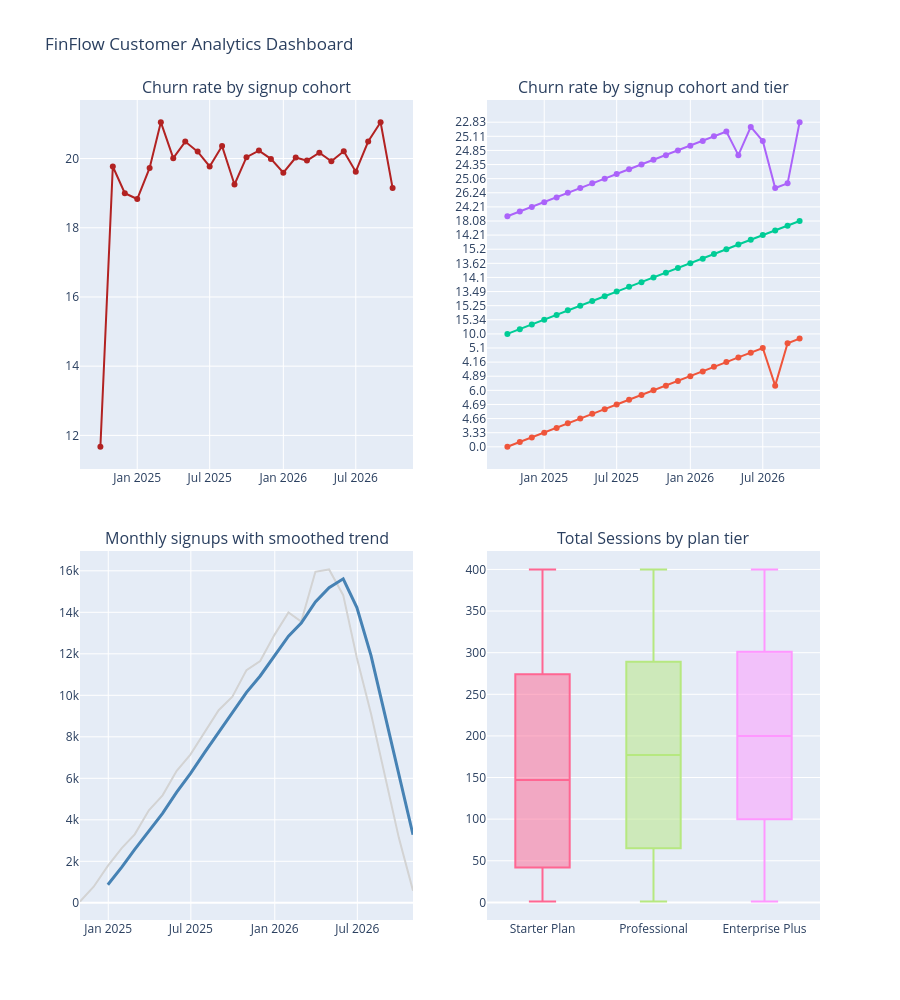

This figure's notebook cell:
### Markdown cell above
I would choose the box plot because it shows the distribution of total sessions across plan tiers, including the median, spread, and potential outliers, which the other charts don't clearly reveal.

### Code cell
#Combine into a single HTML
deck = make_subplots(
    rows=2, cols=2,
    subplot_titles= [
        'Churn rate by signup cohort',
        'Churn rate by signup cohort and tier',
        'Monthly signups with smoothed trend',
        'Total Sessions by plan tier'
    ],
     vertical_spacing=0.10
)
# Chart 1: Overall cohort churn
deck.add_trace(
    go.Scatter(
        x=cohort_churn['signup_cohort'].astype(str),
        y=cohort_churn['churn_rate_pct'],
        mode='lines+markers',
        name='Overall churn',
        line=dict(color='firebrick')
    ),
    row=1, col=1
)

# Chart 2: Cohort churn by tier

for tier in cohort_long['marketing_name'].unique():
    tier_data = cohort_long[
        cohort_long['marketing_name'] == tier
    ]

    deck.add_trace(
        go.Scatter(
            x=tier_data['signup_cohort'].astype(str),
            y=tier_data['churn_rate_pct'],
            mode='lines+markers',
            name=tier
        ),
        row=1, col=2
    )

# Chart 3: Monthly signups
deck.add_trace(
    go.Scatter(
        x=monthly_signups['signup_date'],
        y=monthly_signups['signups'],
        mode='lines',
        name='Monthly signups',
        line=dict(color='lightgray')
    ),
    row=2, col=1
)

deck.add_trace(
    go.Scatter(
        x=monthly_signups['signup_date'],
        y=monthly_signups['signups_smoothed'],
        mode='lines',
        name='3-month average',
        line=dict(color='steelblue', width=3)
    ),
    row=2, col=1
)

# Chart 4: Total sessions by plan tier
for tier in df['marketing_name'].unique():
    deck.add_trace(
        go.Box(
            y=df.loc[
                df['marketing_name'] == tier,
                'total_sessions'
            ],
            name=tier
        ),
        row=2, col=2
    )

# Dashboard layout
deck.update_layout(
    title='FinFlow Customer Analytics Dashboard',
    height=1000,
    showlegend=False
)

deck.write_html("finflow-friday-deck-final.html")
print('saved file')
deck.show()

### Figure 1 — Plotly figure (JSON) as saved in the notebook; plotly's stock layout.template omitted (floating-point values rounded to 4 significant figures; data arrays with more than 128 entries replaced by an {"elided": "..."} marker saying what was removed)
{"data": [{"line": {"color": "firebrick"}, "mode": "lines+markers", "name": "Overall churn", "type": "scatter", "x": ["2024-10", "2024-11", "2024-12", "2025-01", "2025-02", "2025-03", "2025-04", "2025-05", "2025-06", "2025-07", "2025-08", "2025-09", "2025-10", "2025-11", "2025-12", "2026-01", "2026-02", "2026-03", "2026-04", "2026-05", "2026-06", "2026-07", "2026-08", "2026-09", "2026-10"], "xaxis": "x", "y": [11.67, 19.77, 19.0, 18.83, 19.73, 21.05, 20.01, 20.49, 20.2, 19.77, 20.36, 19.25, 20.04, 20.23, 19.99, 19.59, 20.03, 19.94, 20.17, 19.92, 20.21, 19.62, 20.49, 21.05, 19.15], "yaxis": "y"}, {"mode": "lines+markers", "name": "Enterprise Plus", "type": "scatter", "x": ["2024-10", "2024-11", "2024-12", "2025-01", "2025-02", "2025-03", "2025-04", "2025-05", "2025-06", "2025-07", "2025-08", "2025-09", "2025-10", "2025-11", "2025-12", "2026-01", "2026-02", "2026-03", "2026-04", "2026-05", "2026-06", "2026-07", "2026-08", "2026-09", "2026-10"], "xaxis": "x2", "y": ["0.0", "4.65", "3.59", "3.33", "4.9", "5.52", "4.66", "4.03", "6.03", "4.69", "3.91", "5.27", "6.0", "6.18", "3.68", "4.89", "5.08", "5.6", "4.16", "5.33", "4.38", "5.1", "6.18", "5.19", "1.61"], "yaxis": "y2"}, {"mode": "lines+markers", "name": "Professional", "type": "scatter", "x": ["2024-10", "2024-11", "2024-12", "2025-01", "2025-02", "2025-03", "2025-04", "2025-05", "2025-06", "2025-07", "2025-08", "2025-09", "2025-10", "2025-11", "2025-12", "2026-01", "2026-02", "2026-03", "2026-04", "2026-05", "2026-06", "2026-07", "2026-08", "2026-09", "2026-10"], "xaxis": "x2", "y": ["10.0", "12.35", "12.57", "15.34", "14.27", "16.02", "15.25", "16.12", "15.21", "13.49", "15.75", "13.4", "14.1", "16.01", "15.57", "13.62", "14.87", "14.22", "15.2", "14.83", "15.22", "14.21", "16.19", "16.81", "18.08"], "yaxis": "y2"}, {"mode": "lines+markers", "name": "Starter Plan", "type": "scatter", "x": ["2024-10", "2024-11", "2024-12", "2025-01", "2025-02", "2025-03", "2025-04", "2025-05", "2025-06", "2025-07", "2025-08", "2025-09", "2025-10", "2025-11", "2025-12", "2026-01", "2026-02", "2026-03", "2026-04", "2026-05", "2026-06", "2026-07", "2026-08", "2026-09", "2026-10"], "xaxis": "x2", "y": ["15.62", "26.74", "24.21", "23.27", "25.05", "26.24", "24.93", "25.57", "25.06", "25.41", "25.27", "24.35", "25.43", "24.97", "24.85", "25.03", "24.98", "25.11", "25.29", "24.97", "25.42", "24.98", "24.93", "25.57", "22.83"], "yaxis": "y2"}, {"line": {"color": "lightgray"}, "mode": "lines", "name": "Monthly signups", "type": "scatter", "x": ["2024-10-31T00:00:00.000000", "2024-11-30T00:00:00.000000", "2024-12-31T00:00:00.000000", "2025-01-31T00:00:00.000000", "2025-02-28T00:00:00.000000", "2025-03-31T00:00:00.000000", "2025-04-30T00:00:00.000000", "2025-05-31T00:00:00.000000", "2025-06-30T00:00:00.000000", "2025-07-31T00:00:00.000000", "2025-08-31T00:00:00.000000", "2025-09-30T00:00:00.000000", "2025-10-31T00:00:00.000000", "2025-11-30T00:00:00.000000", "2025-12-31T00:00:00.000000", "2026-01-31T00:00:00.000000", "2026-02-28T00:00:00.000000", "2026-03-31T00:00:00.000000", "2026-04-30T00:00:00.000000", "2026-05-31T00:00:00.000000", "2026-06-30T00:00:00.000000", "2026-07-31T00:00:00.000000", "2026-08-31T00:00:00.000000", "2026-09-30T00:00:00.000000", "2026-10-31T00:00:00.000000"], "xaxis": "x3", "y": [60, 774, 1779, 2645, 3300, 4457, 5178, 6359, 7145, 8195, 9281, 9931, 11213, 11651, 12901, 13996, 13553, 15950, 16065, 14826, 11794, 9111, 6121, 3130, 585], "yaxis": "y3"}, {"line": {"color": "steelblue", "width": 3}, "mode": "lines", "name": "3-month average", "type": "scatter", "x": ["2024-10-31T00:00:00.000000", "2024-11-30T00:00:00.000000", "2024-12-31T00:00:00.000000", "2025-01-31T00:00:00.000000", "2025-02-28T00:00:00.000000", "2025-03-31T00:00:00.000000", "2025-04-30T00:00:00.000000", "2025-05-31T00:00:00.000000", "2025-06-30T00:00:00.000000", "2025-07-31T00:00:00.000000", "2025-08-31T00:00:00.000000", "2025-09-30T00:00:00.000000", "2025-10-31T00:00:00.000000", "2025-11-30T00:00:00.000000", "2025-12-31T00:00:00.000000", "2026-01-31T00:00:00.000000", "2026-02-28T00:00:00.000000", "2026-03-31T00:00:00.000000", "2026-04-30T00:00:00.000000", "2026-05-31T00:00:00.000000", "2026-06-30T00:00:00.000000", "2026-07-31T00:00:00.000000", "2026-08-31T00:00:00.000000", "2026-09-30T00:00:00.000000", "2026-10-31T00:00:00.000000"], "xaxis": "x3", "y": [NaN, NaN, 871.0, 1733.0, 2575.0, 3467.0, 4312.0, 5331.0, 6227.0, 7233.0, 8207.0, 9136.0, 10140.0, 10930.0, 11920.0, 12850.0, 13480.0, 14500.0, 15190.0, 15610.0, 14230.0, 11910.0, 9009.0, 6121.0, 3279.0], "yaxis": "y3"}, {"name": "Starter Plan", "type": "box", "xaxis": "x4", "y": {"elided": "120016 int values"}, "yaxis": "y4"}, {"name": "Professional", "type": "box", "xaxis": "x4", "y": {"elided": "59878 int values"}, "yaxis": "y4"}, {"name": "Enterprise Plus", "type": "box", "xaxis": "x4", "y": {"elided": "20106 int values"}, "yaxis": "y4"}], "layout": {"annotations": [{"font": {"size": 16}, "showarrow": false, "text": "Churn rate by signup cohort", "x": 0.225, "xanchor": "center", "xref": "paper", "y": 1, "yanchor": "bottom", "yref": "paper"}, {"font": {"size": 16}, "showarrow": false, "text": "Churn rate by signup cohort and tier", "x": 0.775, "xanchor": "center", "xref": "paper", "y": 1, "yanchor": "bottom", "yref": "paper"}, {"font": {"size": 16}, "showarrow": false, "text": "Monthly signups with smoothed trend", "x": 0.225, "xanchor": "center", "xref": "paper", "y": 0.45, "yanchor": "bottom", "yref": "paper"}, {"font": {"size": 16}, "showarrow": false, "text": "Total Sessions by plan tier", "x": 0.775, "xanchor": "center", "xref": "paper", "y": 0.45, "yanchor": "bottom", "yref": "paper"}], "height": 1000, "showlegend": false, "title": {"text": "FinFlow Customer Analytics Dashboard"}, "xaxis": {"anchor": "y", "domain": [0, 0.45]}, "xaxis2": {"anchor": "y2", "domain": [0.55, 1]}, "xaxis3": {"anchor": "y3", "domain": [0, 0.45]}, "xaxis4": {"anchor": "y4", "domain": [0.55, 1]}, "yaxis": {"anchor": "x", "domain": [0.55, 1]}, "yaxis2": {"anchor": "x2", "domain": [0.55, 1]}, "yaxis3": {"anchor": "x3", "domain": [0, 0.45]}, "yaxis4": {"anchor": "x4", "domain": [0, 0.45]}}}
